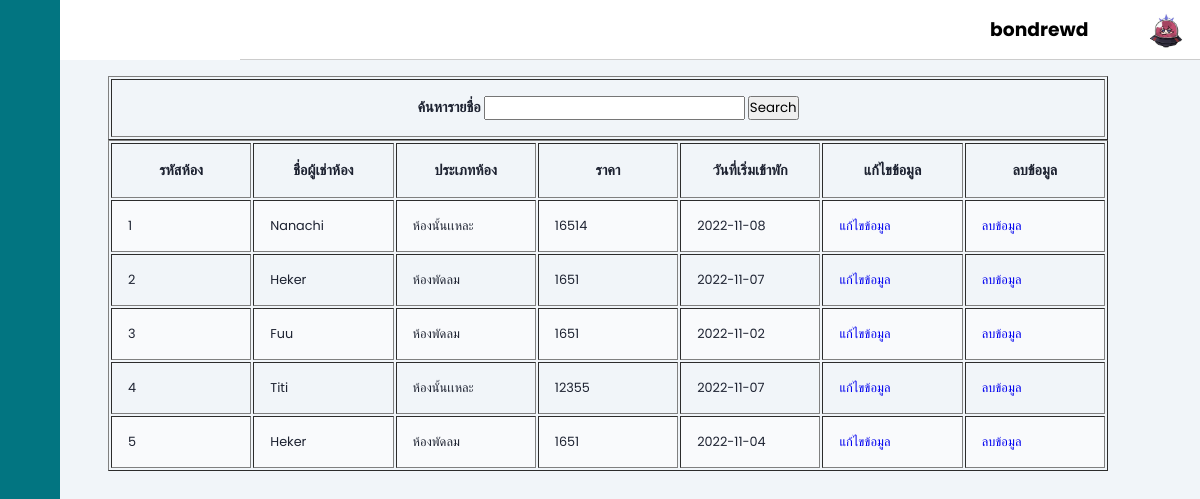
Page /viewroom.php (signed in) on the committed database.
### tables this page shows
CREATE TABLE `rooms` (
  `roomid` varchar(10) NOT NULL,
  `userroom` varchar(30) NOT NULL DEFAULT 'none',
  `typeroom` varchar(30) NOT NULL,
  `price` int(20) NOT NULL,
  `startdate` date NOT NULL,
  `recipe` varchar(30) NOT NULL,
  `image_id` tinyint(4) NOT NULL,
  `image_name` varchar(50) NOT NULL
);

### viewroom.php (the view, shortened to what this page needs)
<?php
include 'connect.php';
include 'headbar.php';
?>
<!DOCTYPE html>
<html lang="en">
<head>
    <link rel="stylesheet" href="https://cdn.jsdelivr.net/gh/lykmapipo/themify-icons@0.1.2/css/themify-icons.css">
        <link rel="stylesheet" href="style.css">
</head>
<body>
<?php
            $strKeyword = null;
        ?>
    <?php
    $sql = "select * from rooms where roomid like '%".$strKeyword."%' ";
    $query = mysqli_query($con,$sql);
    ?>
    <div class="main-content">
    <main>
    <form name="resechdata" method="POST" action="<?php echo $_SERVER['SCRIPT_NAME'];?>">
        <table width = 1000 border="1">
            <tr>
                <th>ค้นหารายชื่อ
                    <input name="txtKeyword" type="text" id="txtKeyword" value="<?php echo $strKeyword ?>">
                    <input type="submit" value="Search">
                </th>
            </tr>
        </table>
    </form>
    <table width="1000" border="1">
            <tr>
                <th width= "100">รหัสห้อง</th>
                <th width= "100">ชื่อผู้เช่าห้อง</th>
                <th width= "100">ประเภทห้อง</th>
                <th width= "100">ราคา</th>
                <th width= "100">วันที่เริ่มเข้าพัก</th>
                <th width= "100">แก้ไขข้อมูล</th>
                <th width= "100">ลบข้อมูล</th>
            </tr>
            <?php
                while($result=mysqli_fetch_array($query,MYSQLI_ASSOC))
                {
                  ?>
                  <tr>
                      <td><?php echo $result["roomid"];?></td>
                      <td><?php echo $result["userroom"];?></td>
                      <td><?php echo $result["typeroom"];?></td>
                      <td><?php echo $result["price"];?></td>
                      <td><?php echo $result["startdate"];?></td>
                      <td> <a href="editroom.php?id=<?php echo $result["roomid"];?>">แก้ไขข้อมูล</a> </td>
                      <td> <a href="deleteroom.php?id=<?php echo $result["roomid"];?>">ลบข้อมูล</a></td>
                  </tr>
                  <?php
                }
            ?>
    </table>
    </main>
    </div>
    </body>
</body>
</html>

### style.css (style rules this page uses)
:root { --main-color: #027581; --color-dark: #1D2231; --text-grey: #8390A2; }
* { font-family: 'Poppins', sans-serif; margin: 0; padding: 0; text-decoration: none; list-style-type: none; box-sizing: border-box; }
.main-content { position: relative; margin-left: 240px; transition: margin-left 500ms; }
main { margin-top: 60px; background: #f1f5f9; min-height: 90vh; padding: 1rem 3rem; }
th, td { font-size: .9rem; padding: 1rem 1rem; color: var(--color-dark); }
td { font-size: .8rem; }
tbody tr:nth-child(even) { background: #f9fafc; }
@media only screen and (max-width: 1200px) { .main-content { margin-left: 60px; } }

### rows in the picture
rooms: roomid "1", userroom "Nanachi", typeroom "ห้องนั้นเเหละ", price "16514", startdate "2022-11-08"
rooms: roomid "2", userroom "Heker", typeroom "ห้องพัดลม", price "1651", startdate "2022-11-07"
rooms: roomid "3", userroom "Fuu", typeroom "ห้องพัดลม", price "1651", startdate "2022-11-02"
rooms: roomid "4", userroom "Titi", typeroom "ห้องนั้นเเหละ", price "12355", startdate "2022-11-07"
rooms: roomid "5", userroom "Heker", typeroom "ห้องพัดลม", price "1651", startdate "2022-11-04"
